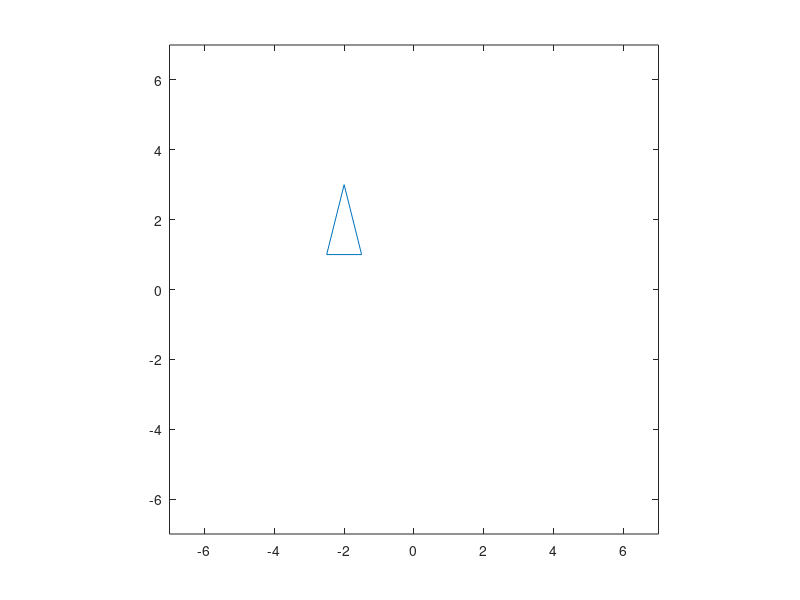

Reproduce this figure in MATLAB.
clf
T=[-0.5,0,0.5,-0.5;-1,1,-1,-1;1,1,1,1];   % define the triangle in homogeneous coordinates
c1 =.1; c2 = .1;
M1 = [1,0,c1;0,1,c2;0,0,1];   % define the first translation matrix
M2 = [1,0,-c1;0,1,0;0,0,1];   % define the second translation matrix
p = plot(T(1,:),T(2,:));   % plot the original triangle
axis([-7,7,-7,7])
axis square
figure(gcf)
for i = 1:20
    T = M1*T;   % compute the translated triangle
    set(p,'xdata',T(1,:),'ydata',T(2,:));  % plot the translated triangle
    pause(0.1)
end
for i = 1:40
    T=M2*T;   % compute the translated triangle
    set(p,'xdata',T(1,:),'ydata',T(2,:));  % plot the translated triangle
    pause(0.1)
end